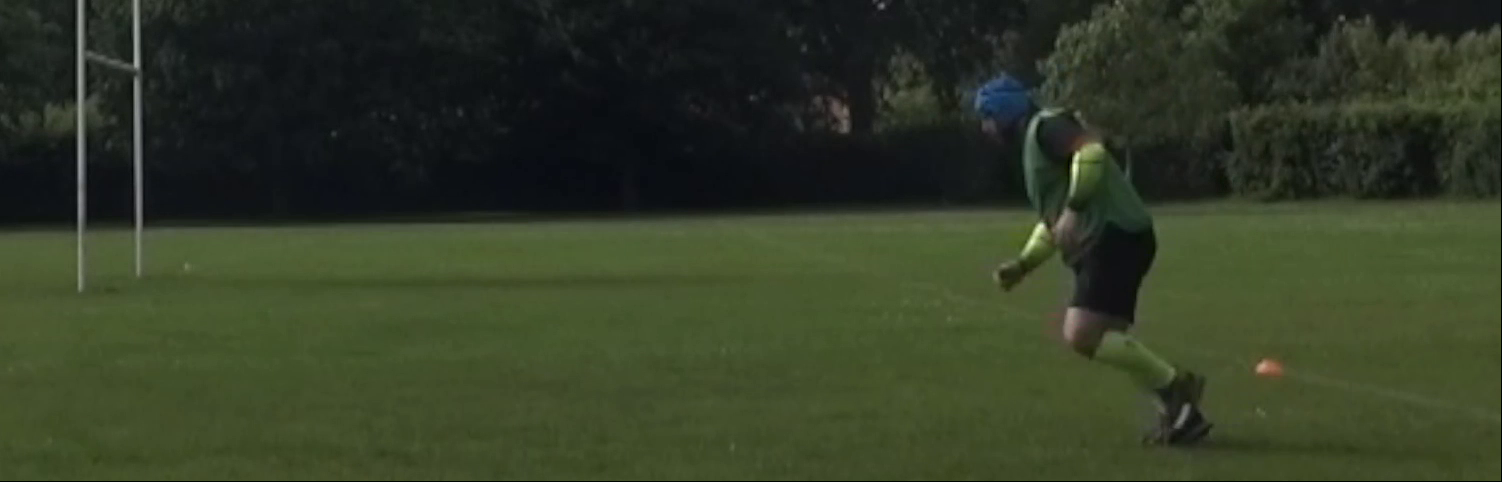
#> input picture frame 10 of R1_3.mp4, 1502 x 482 px, given in place of R1_2.mp4, which was not available
$ python untitled8.py
#> lines starting #> are read from the running program, lines starting #| are printed output that depends on the picture; pictures that were not available may be replaced by others from this repository, and a replacement may not be noted
#!/usr/bin/env python3
# -*- coding: utf-8 -*-
"""
Created on Sat Aug 10 13:35:43 2024

@author: Rowan
"""

import cv2
import mediapipe as mp
import numpy as np

def estimate_background(video_path, num_frames=10):
#> called with num_frames = 10
    cap = cv2.VideoCapture(video_path)
    if not cap.isOpened():
        print(f"Error: Could not open video file {video_path}")
        return None

    ret, frame = cap.read()
#> frame is the input picture: shape (482, 1502, 3); mean B, G, R 38.3, 59.7, 50.8
    if not ret:
        print("Error: Could not read the first frame.")
        return None

    avg_background = np.float32(frame)

    for _ in range(1, num_frames):
        ret, frame = cap.read()
        if not ret:
            break
        cv2.accumulateWeighted(frame, avg_background, 0.1)
#> this loop made 9 passes
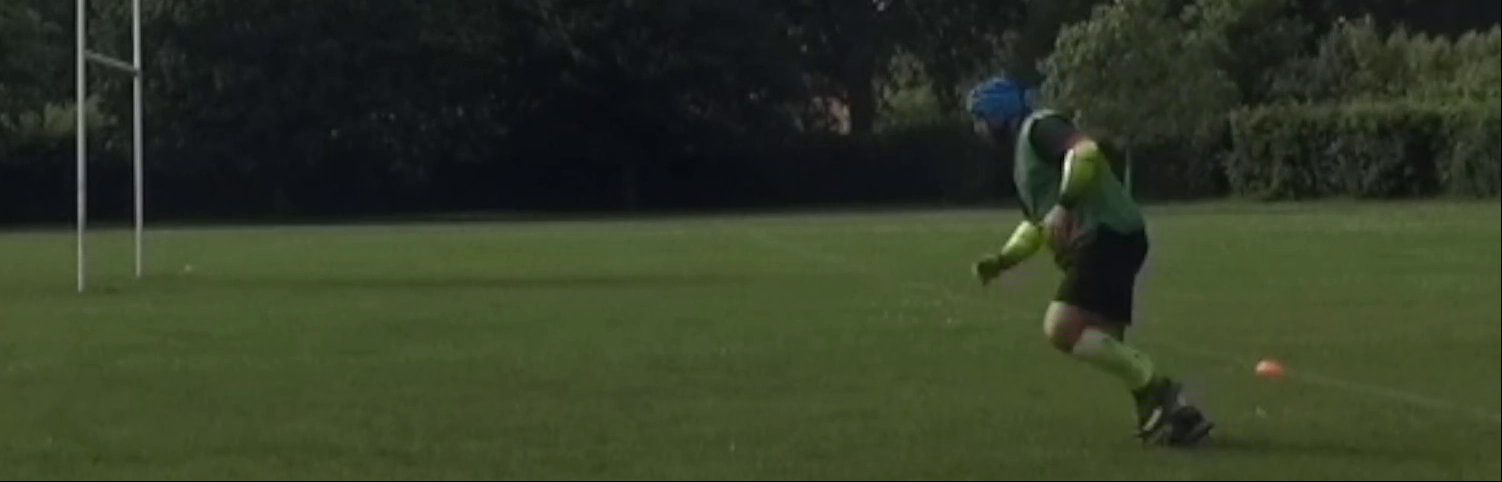
#> input picture frame 11 of R1_3.mp4, 1502 x 482 px, given in place of R1_2.mp4, which was not available
#> pass 3, in estimate_background, `ret, frame = cap.read()`:
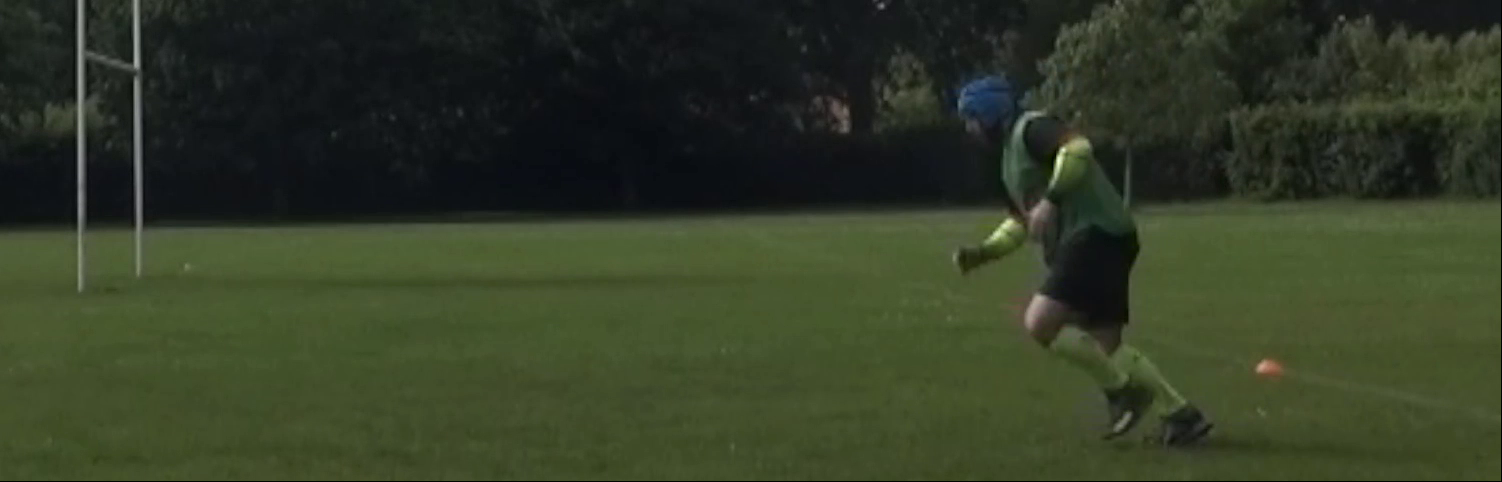
#> frame: shape (482, 1502, 3); mean B, G, R 38.2, 59.6, 50.7
#> after the loop:
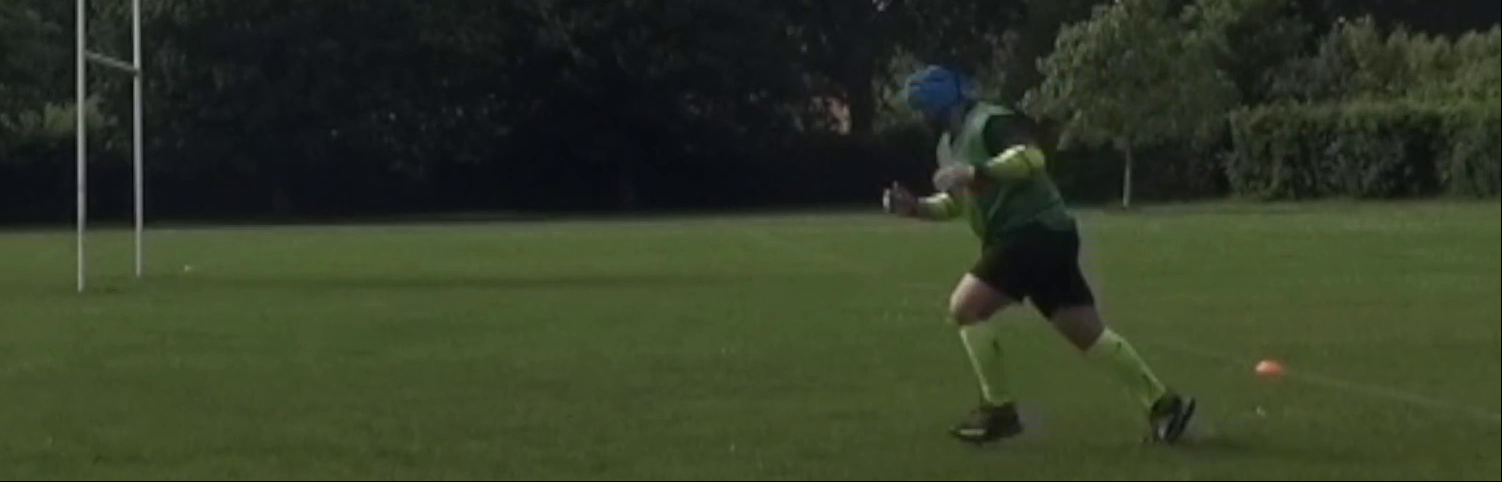
#> frame: shape (482, 1502, 3); mean B, G, R 38.3, 59.6, 50.8

    background = cv2.convertScaleAbs(avg_background)
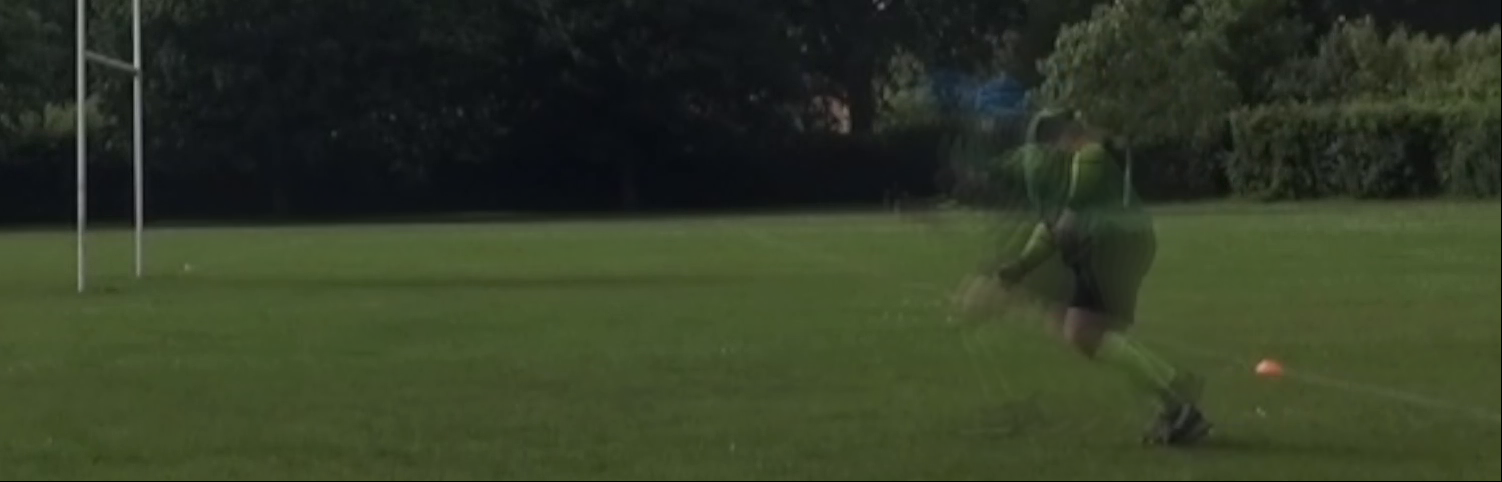
#> background: shape (482, 1502, 3); mean B, G, R 38.3, 59.6, 50.8

    cap.release()
    return background

def crop_image(image):
    height, width = image.shape[:2]
#> height = 482; width = 1502
    crop_height = int(height * 2/3)
#> crop_height = 321
    crop_width = int(width / 2)
#> crop_width = 751

    cropped_image = image[height-crop_height:, crop_width:]
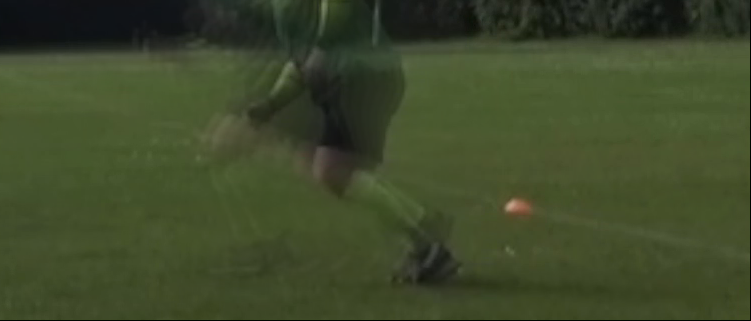
#> cropped_image: shape (321, 751, 3); mean B, G, R 42.2, 72.8, 62.4

    return cropped_image

def enhance_contrast(image, clip_limit=2.0, tile_grid_size=(8,8)):
    # Convert image to LAB color space
    lab = cv2.cvtColor(image, cv2.COLOR_BGR2LAB)

    # Split the LAB image into L, A, and B channels
    l, a, b = cv2.split(lab)

    # Apply CLAHE to L-channel
    clahe = cv2.createCLAHE(clipLimit=clip_limit, tileGridSize=tile_grid_size)
    cl = clahe.apply(l)

    # Merge the CLAHE enhanced L-channel with the A and B channels
    limg = cv2.merge((cl,a,b))

    # Convert image back to BGR color space
    enhanced_image = cv2.cvtColor(limg, cv2.COLOR_LAB2BGR)

    return enhanced_image

def process_frame(frame, background, min_detection_confidence, min_tracking_confidence):
    mp_pose = mp.solutions.pose
    mp_drawing = mp.solutions.drawing_utils
    pose = mp_pose.Pose(min_detection_confidence=min_detection_confidence,
                        min_tracking_confidence=min_tracking_confidence)

    frame_diff = cv2.absdiff(frame, background)
    cropped_frame = crop_image(frame_diff)
    enhanced_frame = enhance_contrast(cropped_frame)

    frame_rgb = cv2.cvtColor(enhanced_frame, cv2.COLOR_BGR2RGB)
    results = pose.process(frame_rgb)

    annotated_frame = enhanced_frame.copy()
    if results.pose_landmarks:
        mp_drawing.draw_landmarks(
            annotated_frame, results.pose_landmarks, mp_pose.POSE_CONNECTIONS)

    return annotated_frame, enhanced_frame

def process_video(input_path, min_detection_confidence, min_tracking_confidence):
    background = estimate_background(input_path)
    if background is None:
        return

    cap = cv2.VideoCapture(input_path)
    if not cap.isOpened():
        print(f"Error: Could not open video file {input_path}")
        return

    ret, frame = cap.read()
    if not ret:
        print("Error: Could not read the first frame.")
        return

    cropped_background = crop_image(background)
    processed_frame, enhanced_frame = process_frame(frame, background, min_detection_confidence, min_tracking_confidence)

    # Display both the enhanced frame and the processed frame
    cv2.imshow('Enhanced Frame', enhanced_frame)
    cv2.imshow('Pose Estimation', processed_frame)
    cv2.waitKey(0)
    cv2.destroyAllWindows()

    cap.release()

# Example usage
input_video = "/Users/Rowan/Library/CloudStorage/OneDrive-SwanseaUniversity/Research/WIPS/Intensity Monitoring/R1_2.mp4"

# Adjustable parameters
min_detection_confidence = 0.5
min_tracking_confidence = 0.5

process_video(input_video, min_detection_confidence, min_tracking_confidence)
#> (the call stopped at in process_frame, `pose = mp_pose.Pose(min_detection_confidence=min_detection_confidence,..`: mediapipe is not available in this run)

$ run again, starting later in the video
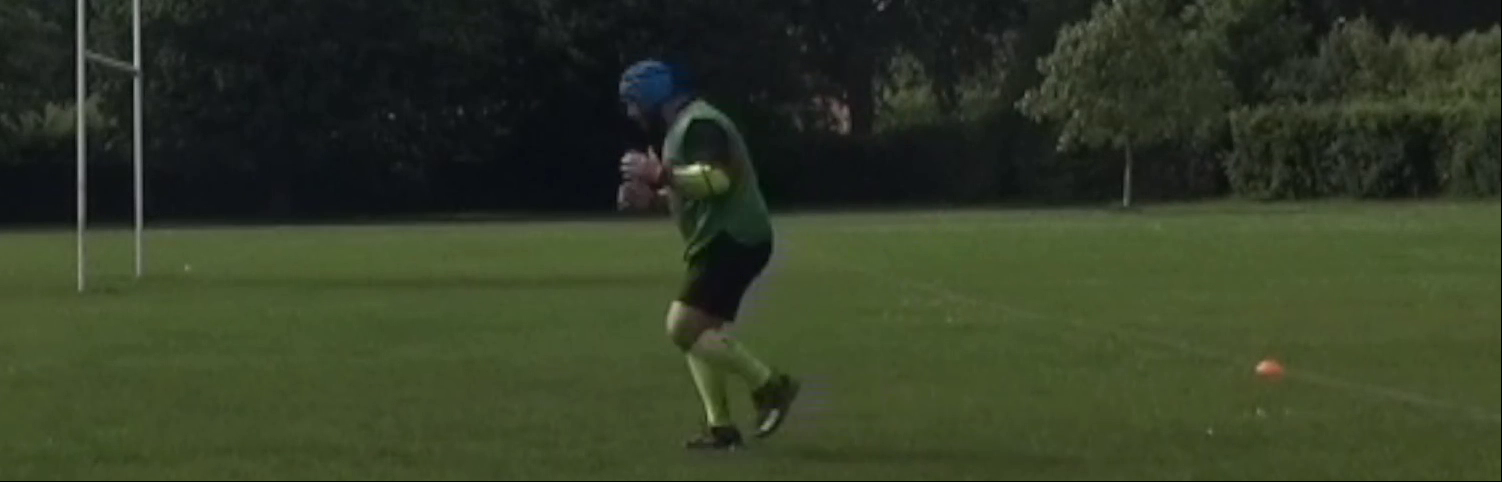
#> input picture frame 45 of R1_3.mp4, 1502 x 482 px, given in place of R1_2.mp4, which was not available
#> in estimate_background, frame is the input picture: shape (482, 1502, 3); mean B, G, R 38.6, 60.7, 51.6
#> the loop in estimate_background, `for _ in range(1, num_frames):` made 9 passes
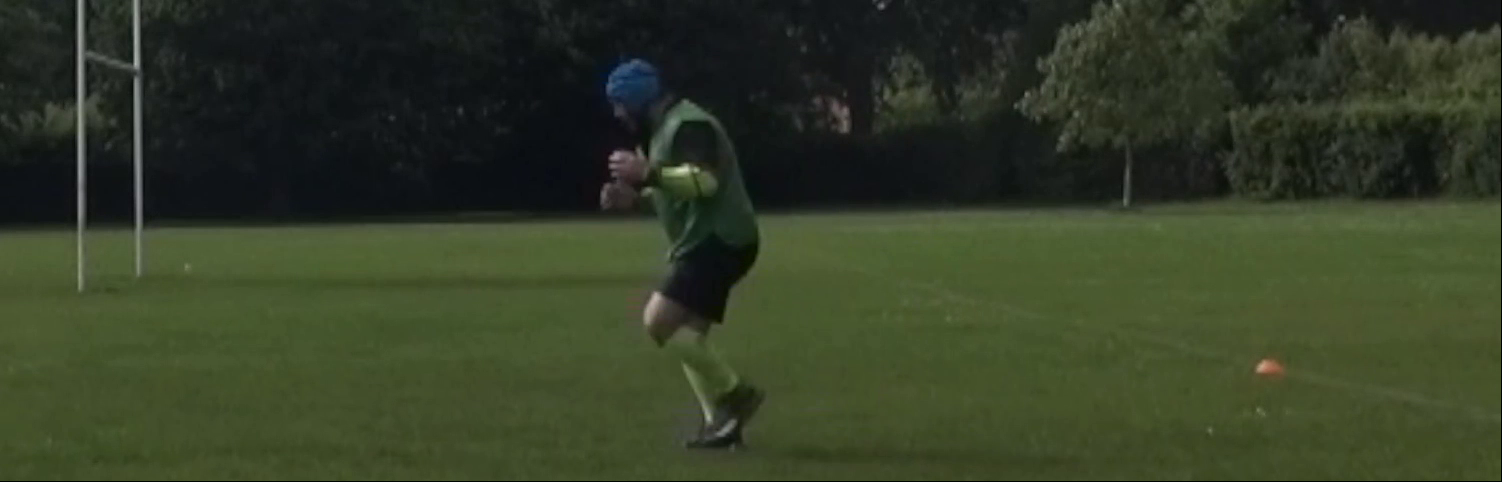
#> input picture frame 46 of R1_3.mp4, 1502 x 482 px, given in place of R1_2.mp4, which was not available
#> in crop_image, `cropped_image = image[height-crop_height:, crop_width:]`:
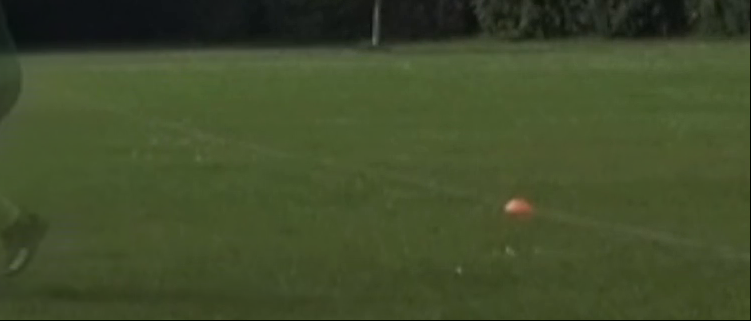
#> cropped_image: shape (321, 751, 3); mean B, G, R 42.6, 75.9, 64.6

$ run again, starting later in the video
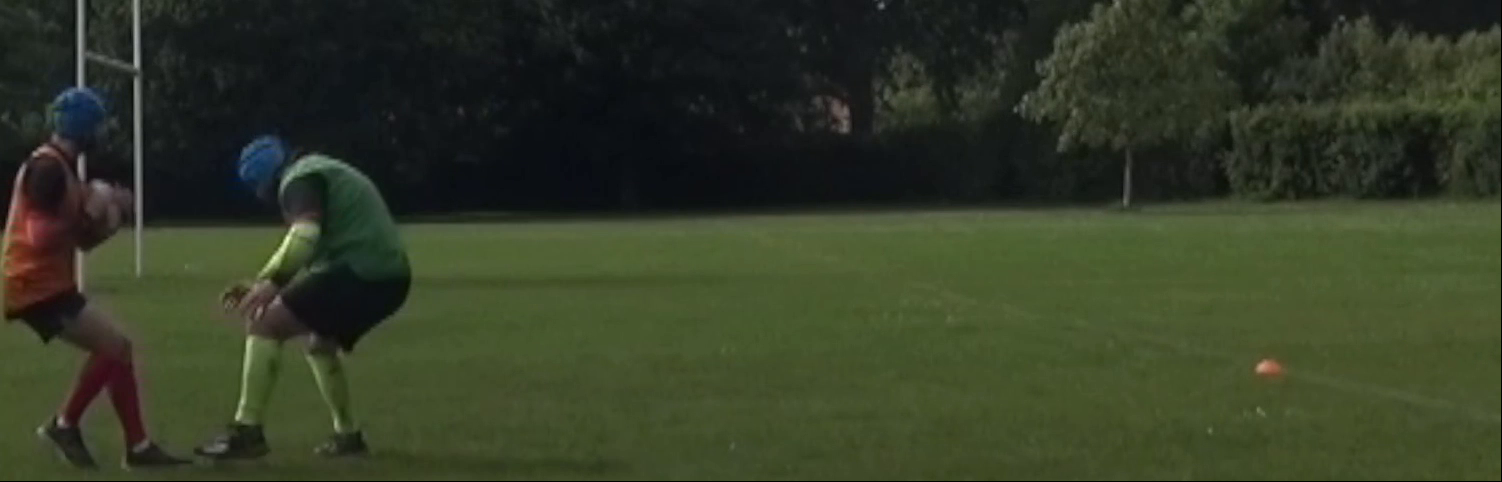
#> input picture frame 80 of R1_3.mp4, 1502 x 482 px, given in place of R1_2.mp4, which was not available
#> in estimate_background, frame is the input picture: shape (482, 1502, 3); mean B, G, R 38.6, 59.5, 51.6
#> the loop in estimate_background, `for _ in range(1, num_frames):` made 9 passes
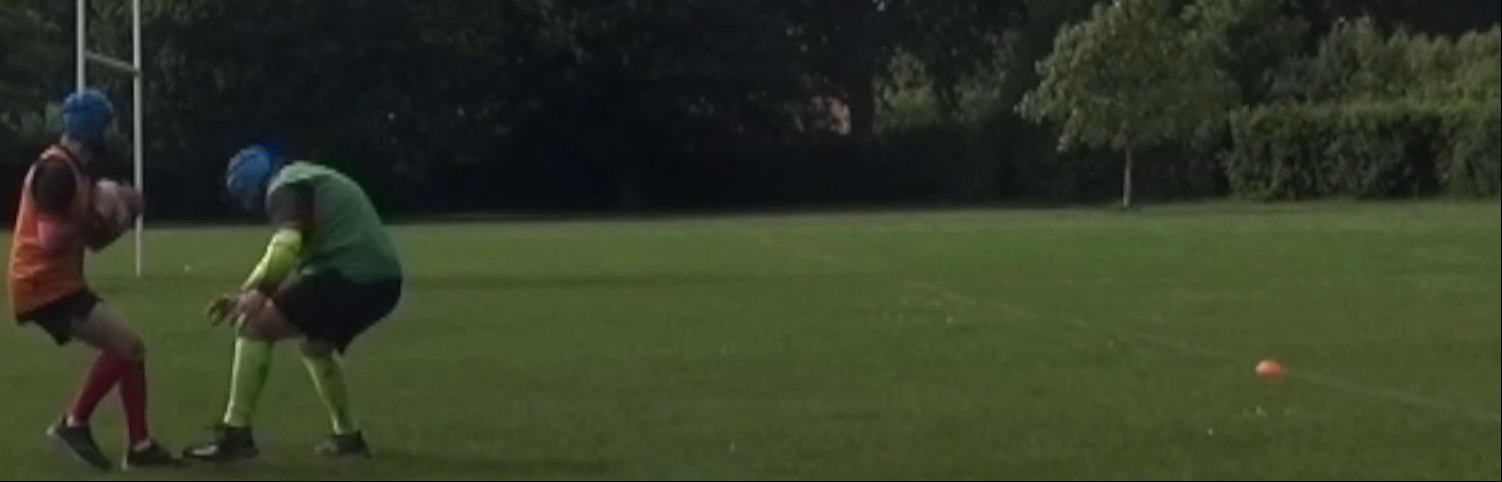
#> input picture frame 81 of R1_3.mp4, 1502 x 482 px, given in place of R1_2.mp4, which was not available
#> in crop_image, `cropped_image = image[height-crop_height:, crop_width:]`:
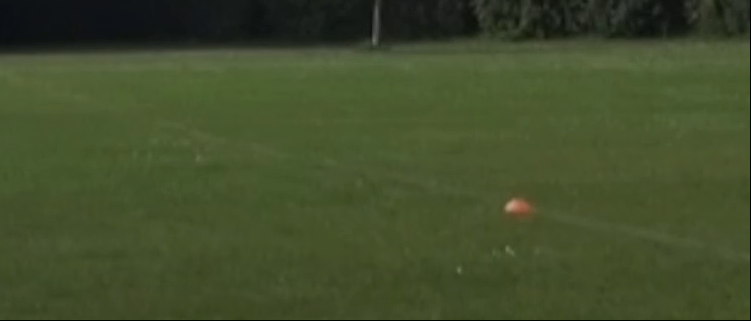
#> cropped_image: shape (321, 751, 3); mean B, G, R 43.1, 77.2, 65.7
